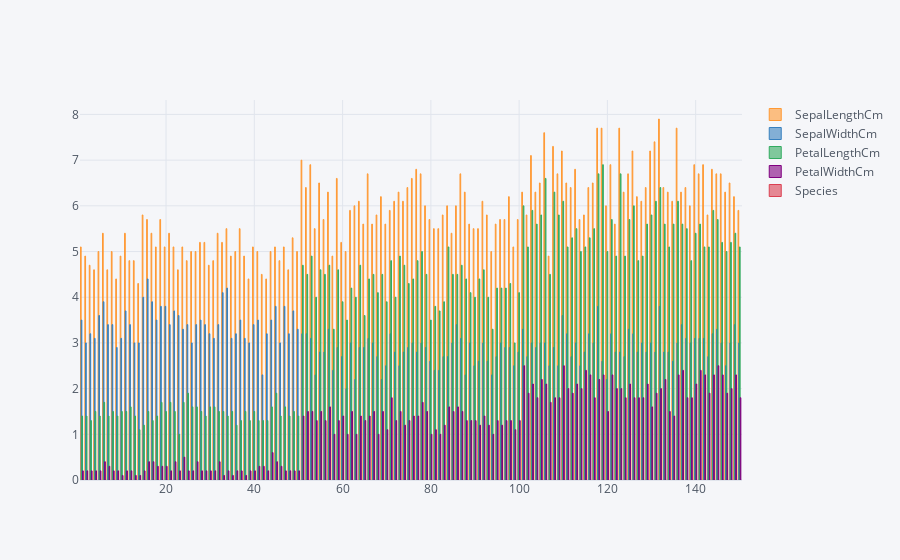

Notebook code for this chart:
### Code cell
dff.iplot('bar')

### Figure 1 — Plotly figure (JSON) as saved in the notebook; plotly's stock layout.template omitted (floating-point values rounded to 4 significant figures; data arrays with more than 128 entries replaced by an {"elided": "..."} marker saying what was removed)
{"data": [{"marker": {"color": "rgba(255, 153, 51, 0.6)", "line": {"color": "rgba(255, 153, 51, 1.0)", "width": 1}}, "name": "SepalLengthCm", "orientation": "v", "text": "", "type": "bar", "x": {"elided": "150 int values"}, "y": {"elided": "150 float values"}}, {"marker": {"color": "rgba(55, 128, 191, 0.6)", "line": {"color": "rgba(55, 128, 191, 1.0)", "width": 1}}, "name": "SepalWidthCm", "orientation": "v", "text": "", "type": "bar", "x": {"elided": "150 int values"}, "y": {"elided": "150 float values"}}, {"marker": {"color": "rgba(50, 171, 96, 0.6)", "line": {"color": "rgba(50, 171, 96, 1.0)", "width": 1}}, "name": "PetalLengthCm", "orientation": "v", "text": "", "type": "bar", "x": {"elided": "150 int values"}, "y": {"elided": "150 float values"}}, {"marker": {"color": "rgba(128, 0, 128, 0.6)", "line": {"color": "rgba(128, 0, 128, 1.0)", "width": 1}}, "name": "PetalWidthCm", "orientation": "v", "text": "", "type": "bar", "x": {"elided": "150 int values"}, "y": {"elided": "150 float values"}}, {"marker": {"color": "rgba(219, 64, 82, 0.6)", "line": {"color": "rgba(219, 64, 82, 1.0)", "width": 1}}, "name": "Species", "orientation": "v", "text": "", "type": "bar", "x": {"elided": "150 int values"}, "y": {"elided": "150 str values"}}], "layout": {"legend": {"bgcolor": "#F5F6F9", "font": {"color": "#4D5663"}}, "paper_bgcolor": "#F5F6F9", "plot_bgcolor": "#F5F6F9", "title": {"font": {"color": "#4D5663"}}, "xaxis": {"gridcolor": "#E1E5ED", "showgrid": true, "tickfont": {"color": "#4D5663"}, "title": {"font": {"color": "#4D5663"}, "text": ""}, "zerolinecolor": "#E1E5ED"}, "yaxis": {"gridcolor": "#E1E5ED", "showgrid": true, "tickfont": {"color": "#4D5663"}, "title": {"font": {"color": "#4D5663"}, "text": ""}, "zerolinecolor": "#E1E5ED"}}}
